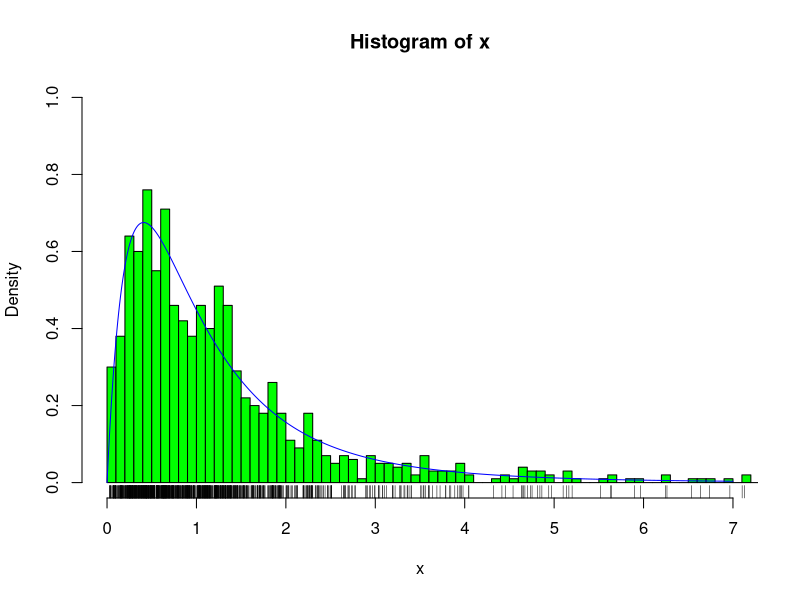
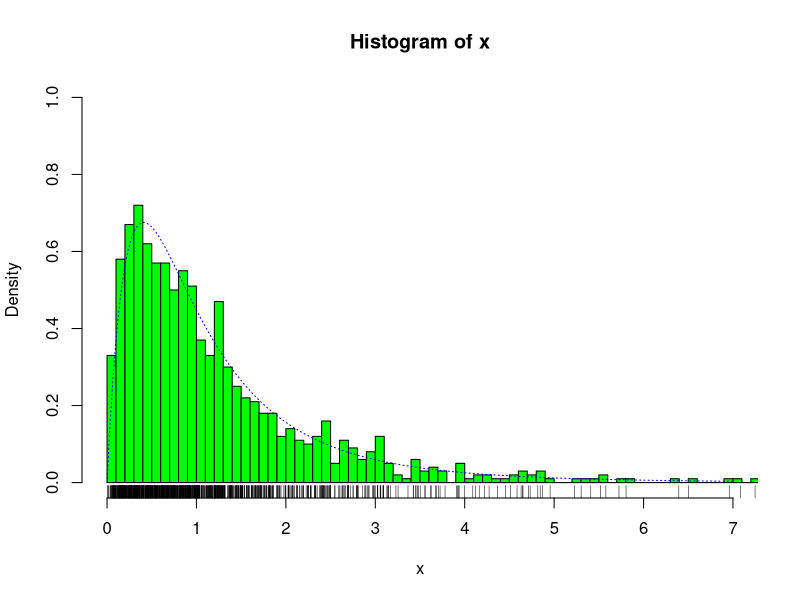

Generate these figures, in order, with R:
ftest<-function(){
  s1=var(rnorm(5))
  s2=var(rnorm(10))
 
  return (s1/s2)
}

x=replicate(1000,ftest())
hist(x,breaks=100,freq=FALSE,xlim=c(0,7),ylim=c(0,1.0),col="green")
xx<-seq(0,7,0.01)
lines(xx,df(xx,4,9),col="blue")
rug(x)

x=rf(1000,4,9)
hist(x,breaks=100,freq=FALSE,xlim=c(0,7),ylim=c(0,1.0),col="green")
xx<-seq(0,7,0.01)
lines(xx,df(xx,4,9),col="blue",lty=3,lwd=1)
rug(x)
